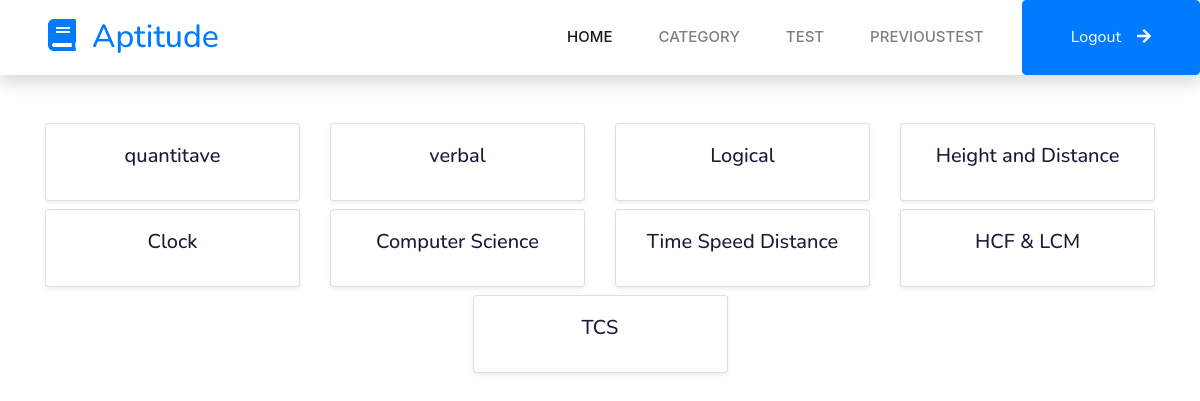
The app's page /User/Category/ with its own data.
### Admin/models.py (models this page shows)
class tbl_category(models.Model):
    category_id = models.AutoField(primary_key=True)
    category_name = models.CharField(max_length=50)

### User/views.py (the view)
# urls.py: path('Category/', views.Category,name='Category'),
def Category(request):
    categories = tbl_category.objects.all()
    return render(request, 'User/Category.html', {'categories': categories})

### User/Templates/User/Category.html (shortened to what this page needs)
{% extends 'User/Include.html' %} {% load static %} {% block content %}
<!DOCTYPE html>
<html lang="en">
  <head>
    <link
      href="https://stackpath.bootstrapcdn.com/bootstrap/4.5.2/css/bootstrap.min.css"
      rel="stylesheet"
    />
  </head>
  <body onload="sessionStorage.clear()">
    <div class="container">
        <div class="row justify-content-center mt-5">
            {% for category in categories %}
            <a class="col-md-3" href="{% url 'user:Questions' category.category_id %}" style="text-decoration: none;">
                <div class="card mb-2 shadow-sm">
                    <div class="card-body">
                        <h5 class="card-title text-center">{{ category.category_name }}</h5>
                    </div>
                </div>
            </a>
            {% endfor %}
        </div>
    </div>
</body>
</html>
{% endblock %}

### User/Templates/User/Include.html (shortened to what this page needs)
{% load static %}
<!DOCTYPE html>
<html lang="en">
<head>
    <link href="https://cdnjs.cloudflare.com/ajax/libs/font-awesome/5.10.0/css/all.min.css" rel="stylesheet">
    <link href="https://cdn.jsdelivr.net/npm/bootstrap-icons@1.4.1/font/bootstrap-icons.css" rel="stylesheet">
    <link href="{% static 'Main/lib/animate/animate.min.css' %}" rel="stylesheet">
    <link href="{% static 'Main/lib/owlcarousel/assets/owl.carousel.min.css' %}" rel="stylesheet">
    <link href="{% static 'Main/css/bootstrap.min.css' %}" rel="stylesheet">
    <link href="{% static 'Main/css/style.css' %}" rel="stylesheet">
</head>
<body>
    <nav class="navbar navbar-expand-lg bg-white navbar-light shadow sticky-top p-0">
        <a href="{% url 'user:HomePage' %}" class="navbar-brand d-flex align-items-center px-4 px-lg-5">
            <h2 class="m-0 text-primary"><i class="fa fa-book me-3"></i>Aptitude</h2>
        </a>
        <div class="collapse navbar-collapse" id="navbarCollapse">
            <div class="navbar-nav ms-auto p-4 p-lg-0">
                <a href="{% url 'user:HomePage' %}" class="nav-item nav-link active">Home</a>
                <a href="{% url 'user:Category' %}" class="nav-item nav-link">Category</a>
                <a href="{% url 'user:Test' %}" class="nav-item nav-link">Test</a>
                <a href="{% url 'user:PreviousTest' %}" class="nav-item nav-link">PreviousTest</a>
            </div>
            <a href="{% url 'user:Logout' %}" class="btn btn-primary py-4 px-lg-5 d-none d-lg-block">Logout<i class="fa fa-arrow-right ms-3"></i></a>
        </div>
    </nav>
{% block content %}
{% endblock content %}
</body>
</html>

### Guest/static/Main/css/style.css (style rules this page uses)
:root { --primary: #06BBCC; --light: #F0FBFC; --dark: #181d38; }
.btn { font-family: 'Nunito', sans-serif; font-weight: 600; transition: .5s; }
.btn.btn-primary, .btn.btn-secondary { color: #FFFFFF; }
.navbar-light .navbar-nav .nav-link { margin-right: 30px; padding: 25px 0; color: #FFFFFF; font-size: 15px; text-transform: uppercase; outline: none; }
.navbar-light .navbar-nav .nav-link:hover, .navbar-light .navbar-nav .nav-link.active { color: var(--primary); }
.navbar-light .navbar-brand, .navbar-light a.btn { height: 75px; }
.navbar-light .navbar-nav .nav-link { color: var(--dark); font-weight: 500; }
.navbar-light.sticky-top { top: -100px; transition: .5s; }

### records on screen
tbl_category: category_name "quantitave"
tbl_category: category_name "verbal"
tbl_category: category_name "Logical"
tbl_category: category_name "Height and Distance"
tbl_category: category_name "Clock"
tbl_category: category_name "Computer Science"
tbl_category: category_name "Time Speed Distance"
tbl_category: category_name "HCF & LCM"
tbl_category: category_name "TCS"
